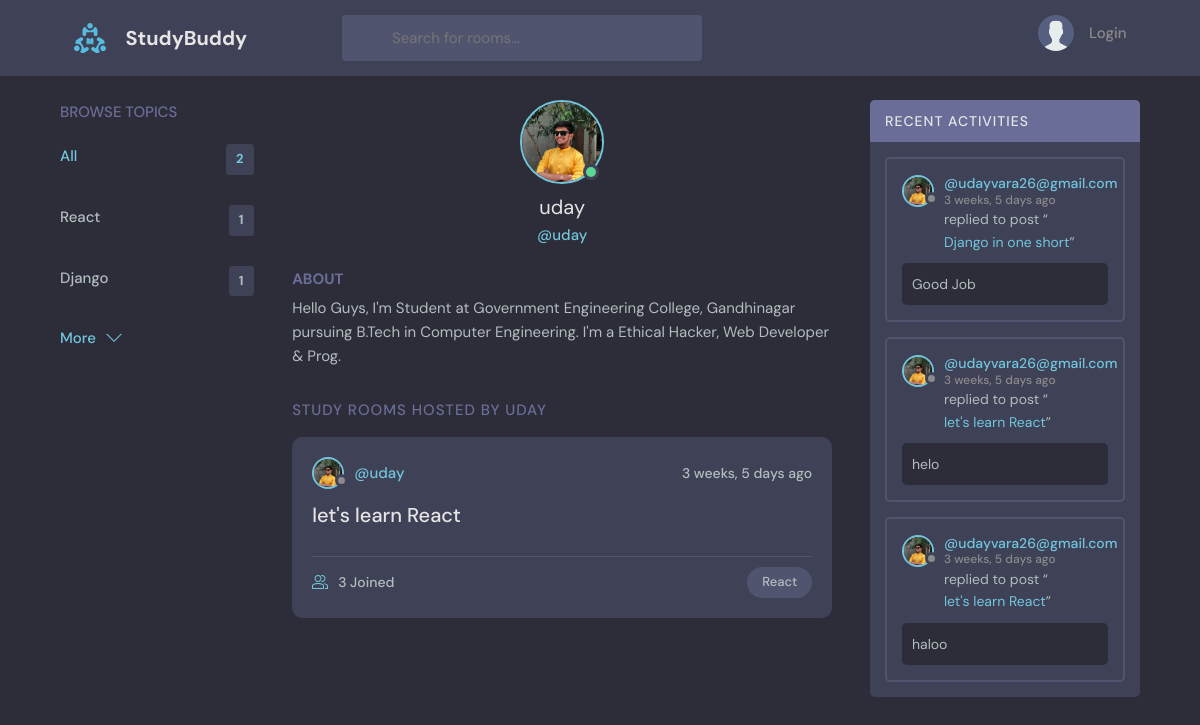
Before: /profile/1/ with the older database file.
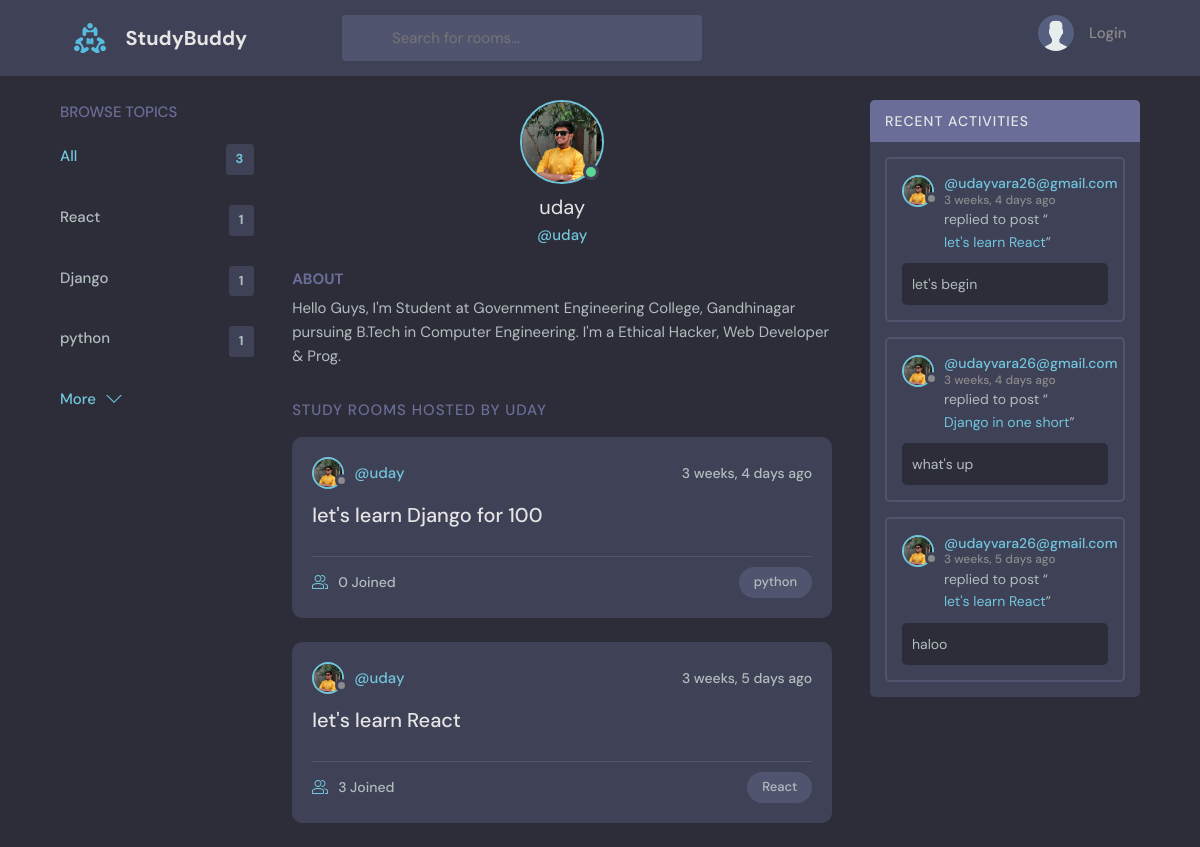
After: the same page with the newer database file.
### base/models.py (models this page shows, shortened)
class Topic(models.Model):
    name = models.CharField(max_length=200)

class User(AbstractUser):
    name = models.CharField(max_length= 200 , null= True)
    email = models.EmailField( unique=True,null= True)
    bio = models.TextField(null= True)
    avatar = models.ImageField(null = True , default = "avatar.svg")
    USERNAME_FIELD = 'email'
    REQUIRED_FIELDS = ['username']

class Room(models.Model):
    host = models.ForeignKey(User, on_delete=models.SET_NULL, null=True)
    topic = models.ForeignKey(Topic, on_delete=models.SET_NULL, null=True)
    name = models.CharField(max_length=200)
    description = models.TextField(null=True, blank=True)
    participants = models.ManyToManyField(User, related_name='participants', blank=True)
    update = models.DateTimeField(auto_now=True)
    created = models.DateTimeField(auto_now_add=True)
    class Meta:
        ordering = ['-update', '-created']
    def __str__(self):
        return self.name

class Message(models.Model):
    user = models.ForeignKey(User,on_delete=models.CASCADE)
    room= models.ForeignKey(Room,on_delete=models.CASCADE)
    body = models.TextField()
    update = models.DateTimeField(auto_now=True)
    created = models.DateTimeField(auto_now_add=True)
    class Meta:
        ordering = ['-update', '-created']

### base/views.py (the view)
# urls.py: path('profile/<str:pk>/',views.userProfile, name = 'user-Profile'),
def userProfile(request,pk):
    user = User.objects.get(id = pk)
    rooms = user.room_set.all()
    room_messages = user.message_set.all()
    topics = Topic.objects.all()
    context = {'user': user, 'rooms': rooms ,'room_messages': room_messages , 'topics': topics}
    return render(request, 'base/profile.html', context)

### base/templates/base/profile.html (shortened to what this page needs)
{% extends 'main.html' %}
{% block content %}
  <main class="profile-page layout layout--3">
    <div class="container">
      {% include 'base/topics_component.html' %}
      <div class="roomList">
        <div class="profile">
          <div class="profile__avatar">
            <div class="avatar avatar--large active">
              <img src="{{user.avatar.url }}" alt="" />
            </div>
          </div>
          <div class="profile__info">
            <h3>{{user.username}}</h3>
            <p>@{{user.username}}</p>
          </div>
          <div class="profile__about">
            <h3>About</h3>
            <p>
             {{user.bio}}
            </p>
          </div>
        </div>
        <div class="roomList__header">
          <div>
            <h2>Study Rooms Hosted by {{user.username}}</a>
            </h2>
          </div>
        </div>
        {% include 'base/feed_component.html' %}
      </div>
      {% include 'base/activity_component.html' %}
    </div>
  </main>
  {% endblock content %}

### tempaltes/main.html (shortened to what this page needs)
<!DOCTYPE html>
{% load static %}
<html lang="en">
  <head>
    <link rel="stylesheet" href="{% static 'styles/style.css' %}" />
    <link rel="stylesheet" href="https://cdnjs.cloudflare.com/ajax/libs/font-awesome/6.4.0/css/all.min.css"
 />
  </head>
  <body>
    {% include 'navbar.html'%}
        {% block content %}
        {% endblock content %}
  </body>
</html>

### tempaltes/navbar.html (shortened to what this page needs)
{% load static %}
<header class="header header--loggedIn">
  <div class="container">
    <a href="{% url 'home' %}" class="header__logo">
      <img src="{% static 'images/logo.svg' %}" />
      <h1>StudyBuddy</h1>
    </a>
    <form class="header__search" method="get" action="{% url 'home' %}">
      <label>
        <svg version="1.1" xmlns="http://www.w3.org/2000/svg" width="32" height="32" viewBox="0 0 32 32">
          <title>search</title>
        </svg>
        <input  name="q" placeholder="Search for rooms..." />
      </label>
    </form>
    <nav class="header__menu">
       {% if request.user.is_authenticated  %}
      <div class="header__user">
        <a href="{% url 'update-user' %}">
          <div class="avatar avatar--medium active">
            <img src="{{request.user.avatar.url}}" />
          </div>
          <p>{{request.user.username}}<span>@{{request.user.username}}</span></p>
        </a>
        <button class="dropdown-button">
          <svg version="1.1" xmlns="http://www.w3.org/2000/svg" width="32" height="32" viewBox="0 0 32 32">
            <title>chevron-down</title>
            <path d="M16 21l-13-13h-3l16 16 16-16h-3l-13 13z"></path>
          </svg>
        </button>
      </div>
      {% else %}
      <a href="{% url 'login' %}">
        <img src="{% static 'images/avatar.svg' %}" />
        <p>Login</p>
      </a>
      {% endif %}
    </nav>
  </div>
</header>

### base/templates/base/topics_component.html
<div class="topics">
    <div class="topics__header">
      <h2>Browse Topics</h2>
    </div>
    <ul class="topics__list">
      <li>
        <a href="{% url 'home' %}" class="active">All<span>{{topics.count}}</span></a>
      </li>
      {% for topic in topics %}
      <li>
        <a href="{% url 'home' %}?q={{topic.name}}">{{topic.name}}<span>{{topic.room_set.all.count}}</span></a>
      </li>
      {% endfor %}
    </ul>
    <a class="btn btn--link" href=" {% url 'topics' %}">
      More
      <svg version="1.1" xmlns="http://www.w3.org/2000/svg" width="32" height="32" viewBox="0 0 32 32">
        <title>chevron-down</title>
        <path d="M16 21l-13-13h-3l16 16 16-16h-3l-13 13z"></path>
      </svg>
    </a>
  </div>

### base/templates/base/feed_component.html (shortened to what this page needs)
{% for room in rooms %}
<div class="roomListRoom">
    <div class="roomListRoom__header">
        {% if room.host %}
        <a href="{% url 'user-Profile' room.host.id %}" class="roomListRoom__author">
         {% endif %}
        <div class="avatar avatar--small">
          <img src="{{room.host.avatar.url}}" />
        </div>
        <span>@{{room.host.username}}</span>
      </a>
      <div class="roomListRoom__actions">
        <span>{{room.created|timesince}} ago</span>
      </div>
    </div>
    <div class="roomListRoom__content">
      <a href="{% url 'room' room.id %}">{{room.name}}</a>
    </div>
    <div class="roomListRoom__meta">
      <a href="{% url 'room' room.id %}" class="roomListRoom__joined">
        {{room.participants.all.count}} Joined
      </a>
      <p class="roomListRoom__topic">{{room.topic.name}}</p>
    </div>
</div>
{% endfor %}

### base/templates/base/activity_component.html (shortened to what this page needs)
<div class="activities">
    <div class="activities__header">
      <h2>Recent Activities</h2>
    </div>
    {% for message in room_messages %}
    <div class="activities__box">
      <div class="activities__boxHeader roomListRoom__header">
        <a href="{% url 'user-Profile' message.user.id %}" class="roomListRoom__author">
          <div class="avatar avatar--small">
            <img src="{{message.user.avatar.url}}" />
          </div>
          <p>
            @{{ message.user }}
            <span> {{ message.created|timesince }} ago</span>
          </p>
        </a>
    </div>
      <div class="activities__boxContent">
        <p>replied to post “<a href="{% url 'room' message.room.id %}">{{message.room}}</a>”</p>
        <div class="activities__boxRoomContent">
          {{message.body}}
        </div>
      </div>
    </div>
    {% endfor %}
</div>

Changed rows visible on the page:
removed Message: user.avatar (picture), user "udayvara26@gmail.com", created "3 weeks, 5 days", room "Django in one short", body "Good Job"
removed Message: user.avatar (picture), user "udayvara26@gmail.com", created "3 weeks, 5 days", room "let's learn React", body "helo"
added Topic: name "python", room_set.all.count "1"
added Room: host.avatar (picture), host.username "uday", created "3 weeks, 4 days", name "let's learn Django for 100", participants.all.count "0", topic.name "python"
added Message: user.avatar (picture), user "udayvara26@gmail.com", created "3 weeks, 4 days", room "let's learn React", body "let's begin"
added Message: user.avatar (picture), user "udayvara26@gmail.com", created "3 weeks, 4 days", room "Django in one short", body "what's up"
Other visible differences:
{{ topics.count }}: "2" → "3"
